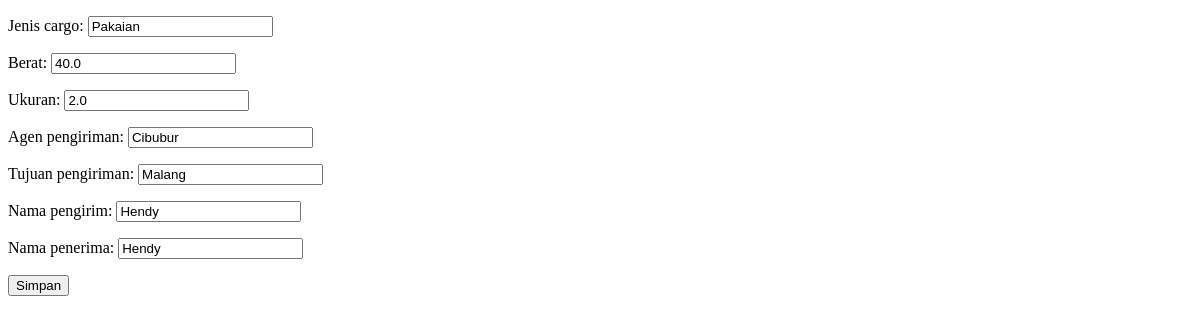
/cargo/edit/7/ (signed in), run on an earlier commit of the app's database.
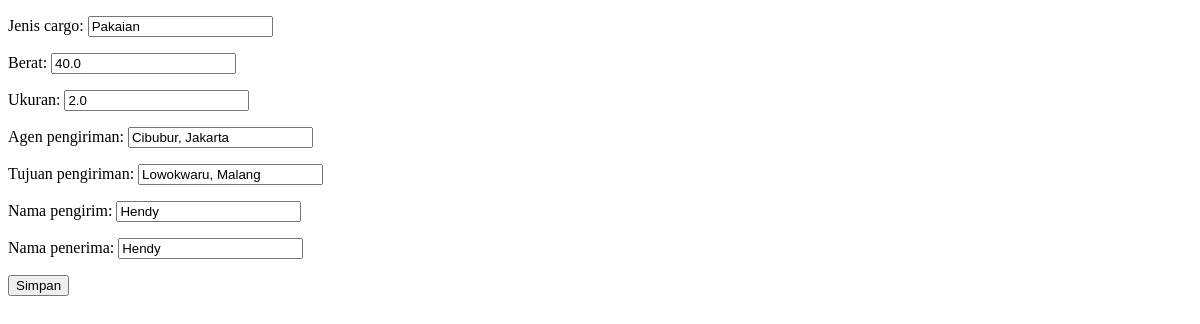
And on a later commit of the database.
### myapp/models.py (models this page shows, shortened)
class Cargo(models.Model):
    user = models.ForeignKey(User, on_delete=models.CASCADE)
    jenis_cargo = models.CharField(max_length=100)
    berat = models.FloatField()
    ukuran = models.FloatField()
    agen_pengiriman = models.CharField(max_length=100)
    tujuan_pengiriman = models.CharField(max_length=100)
    nama_pengirim = models.CharField(max_length=100)
    nama_penerima = models.CharField(max_length=100)
    created_at = models.DateTimeField(auto_now_add=True)

### myapp/views.py (the view)
# urls.py: path('cargo/edit/<int:id>/', views.edit_cargo, name='edit_cargo'),
@login_required
def edit_cargo(request, id):
    cargo = get_object_or_404(Cargo, id=id, user=request.user)
    if request.method == 'POST':
        form = CargoForm(request.POST, instance=cargo)
        if form.is_valid():
            form.save()
            return redirect('check_cargo')
    else:
        form = CargoForm(instance=cargo)
    return render(request, 'cargo_form.html', {'form': form})

### myapp/forms.py
class CargoForm(forms.ModelForm):
    class Meta:
        model = Cargo
        fields = ['jenis_cargo', 'berat', 'ukuran', 'agen_pengiriman', 'tujuan_pengiriman', 'nama_pengirim', 'nama_penerima']

### template/cargo_form.html (shortened to what this page needs)
<!DOCTYPE html>
<html lang="en">
  <head>
  </head>
  <body>
    <form method="POST">
      {% csrf_token %} {{ form.as_p }}
      <button type="submit">Simpan</button>
    </form>
  </body>
</html>

What changed in the data, as far as the page shows it:
changed Cargo "Pakaian": agen_pengiriman "Cibubur" → "Cibubur, Jakarta"; tujuan_pengiriman "Malang" → "Lowokwaru, Malang"
